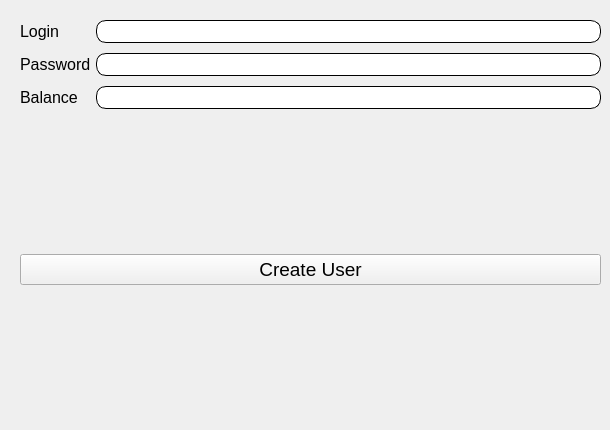
          <widget class="QWidget" name="CreateTab_4">
           <attribute name="title">
            <string extracomment="This tab is using to create the new row">Create</string>
           </attribute>
           <widget class="QWidget" name="formLayoutWidget_10">
            <property name="geometry">
             <rect>
              <x>20</x>
              <y>20</y>
              <width>581</width>
              <height>401</height>
             </rect>
            </property>
            <layout class="QFormLayout" name="formLayout_14">
             <property name="horizontalSpacing">
              <number>5</number>
             </property>
             <property name="verticalSpacing">
              <number>10</number>
             </property>
             <item row="0" column="0">
              <widget class="QLabel" name="label_34">
               <property name="font">
                <font>
                 <family>Segoe UI</family>
                 <pointsize>12</pointsize>
                </font>
               </property>
               <property name="text">
                <string>Login</string>
               </property>
              </widget>
             </item>
             <item row="0" column="1">
              <widget class="QLineEdit" name="usersLoginCreateEditField">
               <property name="font">
                <font>
                 <family>Segoe UI</family>
                 <pointsize>12</pointsize>
                </font>
               </property>
               <property name="styleSheet">
                <string notr="true">#usersLoginCreateEditField{
background-color: white;
border-style: outset;
border-width: 1px;
border-radius: 10px;
}</string>
               </property>
              </widget>
             </item>
             <item row="1" column="0">
              <widget class="QLabel" name="label_35">
               <property name="font">
                <font>
                 <family>Segoe UI</family>
                 <pointsize>12</pointsize>
                </font>
               </property>
               <property name="text">
                <string>Password</string>
               </property>
              </widget>
             </item>
             <item row="1" column="1">
              <widget class="QLineEdit" name="usersPasswordCreateEditField">
               <property name="font">
                <font>
                 <family>Segoe UI</family>
                 <pointsize>12</pointsize>
                </font>
               </property>
               <property name="styleSheet">
                <string notr="true">#usersPasswordCreateEditField{
background-color: white; 
border-style: outset;
border-width: 1px;
border-radius: 10px;
}</string>
               </property>
              </widget>
             </item>
             <item row="2" column="0">
              <widget class="QLabel" name="label_36">
               <property name="font">
                <font>
                 <family>Segoe UI</family>
                 <pointsize>12</pointsize>
                </font>
               </property>
               <property name="text">
                <string>Balance</string>
               </property>
              </widget>
             </item>
             <item row="2" column="1">
              <widget class="QLineEdit" name="usersBalanceCreateEditField">
               <property name="font">
                <font>
                 <family>Segoe UI</family>
                 <pointsize>12</pointsize>
                </font>
               </property>
               <property name="styleSheet">
                <string notr="true">#usersBalanceCreateEditField{
background-color: white; 
border-style: outset;
border-width: 1px;
border-radius: 10px;
}</string>
               </property>
              </widget>
             </item>
             <item row="3" column="0" colspan="2">
              <layout class="QHBoxLayout" name="horizontalLayout_12">
               <property name="spacing">
                <number>1</number>
               </property>
               <property name="topMargin">
                <number>135</number>
               </property>
               <item>
                <widget class="QPushButton" name="usersCreateButton">
                 <property name="font">
                  <font>
                   <family>Segoe UI</family>
                   <pointsize>14</pointsize>
                  </font>
                 </property>
                 <property name="styleSheet">
                  <string notr="true">#usersCreateButton{
background-color: #F0F0F0;
/* color: green; */
color: black;
/* border-style: double;
border-width: 1px;
border-color:	#E87F6F;
*/
}

#usersCreateButton:hover{
background-color: white;
color: black;
}</string>
                 </property>
                 <property name="text">
                  <string>Create User</string>
                 </property>
                </widget>
               </item>
              </layout>
             </item>
            </layout>
           </widget>
          </widget>
